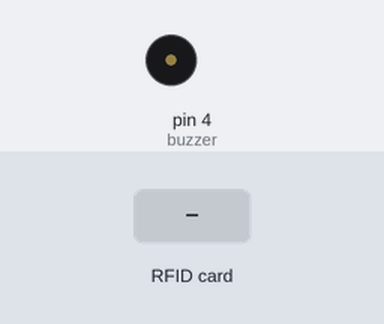
A sketch run on a simulated Arduino Uno, built with avr-gcc and run on an emulated ATmega328P. Shown: buzzer (waves = sounding, pin HIGH). The inputs (shaded band) are chosen by the test bench. Pins used as bus, display or sensor lines are not drawn; what the sketch prints to the serial monitor is not drawn.

Above: at 1.2 s.
1.3 s: RFID card 5E 7A 19 C4 held to the reader
Timing chart, 0 to 4.3 s (numbered marks = the images above; inputs shaded):
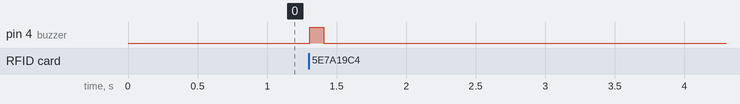

The sketch:

ArduinoSlave.ino
```cpp
int rs_pin = 9;
int ss_pin = 10;
int buzzer = 4;
#include <SoftwareSerial.h>
#include <ArduinoJson.h>
#include <MFRC522.h>
#include <SPI.h>
SoftwareSerial nodemcu(5, 6);
MFRC522 rfid{ ss_pin, rs_pin };

void setup() {

  SPI.begin();
  rfid.PCD_Init();
  Serial.begin(115200);
  nodemcu.begin(115200);
  Serial.println("Program started");
  pinMode(buzzer,OUTPUT);
}

void loop() {
  if (rfid.PICC_IsNewCardPresent()) {
    if (rfid.PICC_ReadCardSerial()) {

      String a = String(rfid.uid.uidByte[0]);
      String b = String(rfid.uid.uidByte[1]);
      String c = String(rfid.uid.uidByte[2]);
      String d = String(rfid.uid.uidByte[3]);
      Serial.println("");
      digitalWrite(buzzer, HIGH);
      delay(100);
      digitalWrite(buzzer, LOW);
      String idNumarasi = a + b + c + d;
      StaticJsonBuffer<1000> jsonBuffer;
      JsonObject& data = jsonBuffer.createObject();
      data["idNumarasi"] = idNumarasi;
      data.printTo(nodemcu);
      jsonBuffer.clear();
    }
    rfid.PICC_HaltA();
  }
}
```

Measured:
- after the input at 1.3 s, pin 4 (buzzer): LOW → HIGH at once, → LOW 0.10 s later
